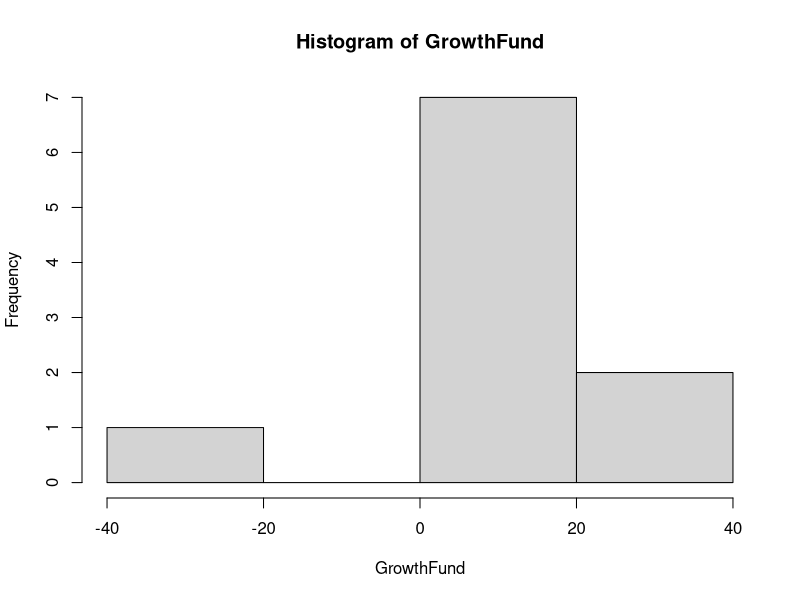
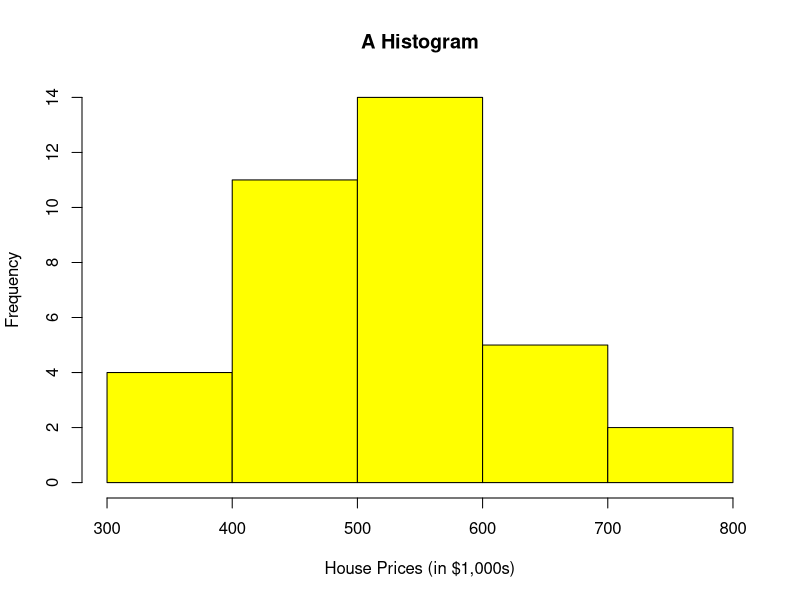
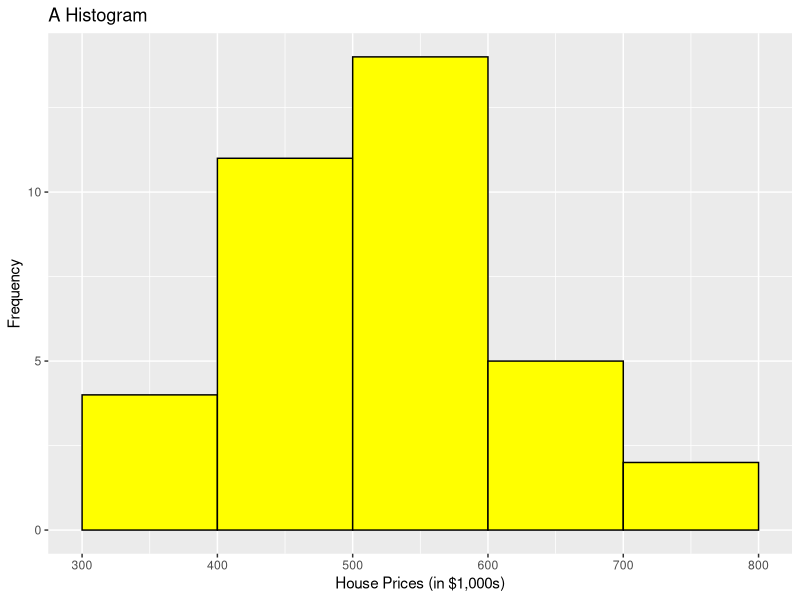

The R script that drew these images, in order:
## ---- chunk 1
knitr::opts_chunk$set(echo=TRUE, tidy.opts = list(width.cutoff = 70), tidy = TRUE, message=FALSE, warning=FALSE)
## ---- chunk 2
####################################
# Project name: Descriptive Statistics
# Data used: customers.csv
# Libraries used: tidyverse, semTools
####################################
## ---- chunk 3
# Create a vector with some data that could be categorical
Sample_Vector <- c("A", "B", "A", "C", "A", "B", "A", "C", "A", "B")
# Create a data frame with the vector
data <- data.frame(Sample_Vector)
## ---- chunk 4
# Create a table of frequencies
frequencies <- table(data$Sample_Vector); frequencies

## ---- chunk 5
# Calculate proportions
proportions <- prop.table(frequencies)
## ---- chunk 6
# Calculate cumulative frequencies
cumulfreq <- cumsum(frequencies)
# Calculate cumulative proportions
cumulproportions<- cumsum(prop.table(frequencies))
## ---- chunk 7
#combine into table
frequency_table <- rbind(frequencies, proportions, cumulfreq, cumulproportions)
# Print the table
frequency_table

## ---- chunk 8
TransposedData <- t(frequency_table)
TransposedData
## ---- chunk 9
TransposedData <- as.data.frame(TransposedData)
TransposedData
## ---- chunk 10
# Create Vector of Salaries
salaries <- c(40000, 40000, 65000, 90000, 145000, 150000, 550000)
#Calculate the mean using the mean() command
mean(salaries)
## ---- chunk 11
salaries2 <- c(40000, 40000, 65000, 90000, 145000, 150000, 550000, NA, NA)
#Calculate the mean using the mean() command
# Notice that it does not work
mean(salaries2)
# Add in na.rm parameter to get it to produce the mean with no NAs. 
mean(salaries2, na.rm=TRUE)
## ---- chunk 12
values <- c(4, 7, 10, 5, 6)
weights <- c(1, 2, 3, 4, 5)
weighted_mean <- weighted.mean(values, weights)
weighted_mean
## ---- chunk 13
# Calculate the median using the median() command
median(salaries)
## ---- chunk 14
mean(salaries)
## ---- chunk 15
GrowthFund <- c(-38.32, 1.71, 3.17, 5.99, 12.56, 13.47, 16.89, 16.96, 32.16, 36.29)
## ---- chunk 16
median(GrowthFund) 
(12.56+13.47)/2

#The mean is still the average
mean(GrowthFund) 
## ---- chunk 17
# Try this command with and without it. 
names(sort(x = table(salaries), decreasing = TRUE))

## ---- chunk 18
sort(table(GrowthFund), decreasing = TRUE)[1:3]
## ---- chunk 19
# install the semTools package if necessary. 
# install.packages("semTools")
# Activate the library
library(semTools)
## ---- chunk 20

skew(salaries) 

## ---- chunk 21
skew(GrowthFund)
## ---- chunk 22
hist(GrowthFund)
## ---- chunk 23
# Making an appropriate data.frame to use the hist() command
HousePrice <- c(430, 520, 460, 475, 670, 521, 670, 417, 533, 525, 538, 370, 530, 525, 430, 330, 575, 555, 521, 350, 399, 560, 440, 425, 669, 660, 702, 540, 460, 588, 445, 412, 735, 537, 630, 430) 
HousePrice <- data.frame(HousePrice)
## ---- chunk 24
# Using base R to create the histogram. 
hist(HousePrice$HousePrice, breaks=5, main = "A Histogram", xlab = "House Prices (in $1,000s)", col="yellow")
## ---- chunk 25
library(tidyverse)
## ---- chunk 26
# Using geom_histogram() command to create the histogram. 
ggplot(HousePrice, aes(x=HousePrice))+geom_histogram(binwidth = 100, boundary= 300, color="black", fill="yellow")+ labs(title="A Histogram",x="House Prices (in $1,000s)", y = "Frequency")
## ---- chunk 27
    ##Calculated from Small Sample
    x <- c(1,2,3,4,5)
    sum((x-mean(x))^2/(5-1))
    var(x)
    sqrt(var(x))
    sd(x)

    sd(HousePrice$HousePrice)
    var(HousePrice$HousePrice)

## ---- chunk 28

customers <- read.csv("data/customers.csv")
summary(customers$Spending, na.rm=TRUE) #mean and median
### Spread to Report with the Mean
sd(customers$Spending, na.rm=TRUE) 
var(customers$Spending, na.rm=TRUE)
## ---- chunk 29
# z-value is 3.0398, which is > 2 indicating leptokurtic
# Small sample size: range is -2 to 2
kurtosis(salaries)

# z-value is 2.20528007, which is > 2 indicating leptokurtic 
# Small sample size: range is -2 to 2
kurtosis(GrowthFund)

# Small sample size: range is -2 to 2
# Skewness and kurtosis are both in range. 
skew(HousePrice$HousePrice) #normal
kurtosis(HousePrice$HousePrice) #normal
## ---- chunk 30
# Noted sample size at 200 observations or a medium sample size. Using threshold –3.29 to 3.29 to assess normality. 

#-3.4245446445 is below -3.29 so kurtosis is present
#Negative kurtosis value indicates platykurtic
kurtosis(customers$Spending)

#Normal: 2.977622119 is in between -3.29 and 3.29
kurtosis(customers$Income) 

#-3.7251961028 is below -3.29 so kurtosis is present
#Negative kurtosis value indicates platykurtic
kurtosis(customers$HHSize)

#Normal: -0.20056607 is in between -3.29 and 3.29 
kurtosis(customers$Orders) 
## ---- chunk 31
    summary(customers$Spending, na.rm=TRUE)
    diff(range(customers$Spending, na.rm=TRUE))
    max(customers$Spending, na.rm=TRUE)-min(customers$Spending, na.rm=TRUE)
    IQR(customers$Spending, na.rm=TRUE)
